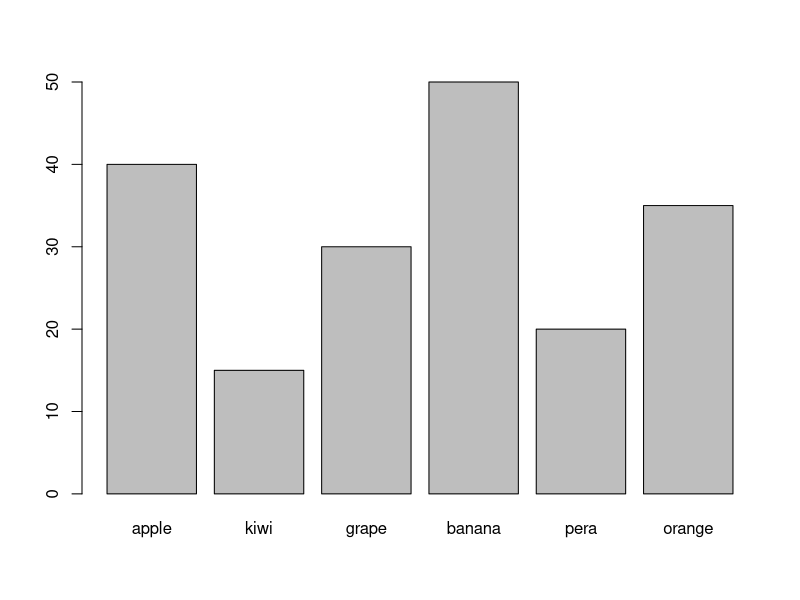
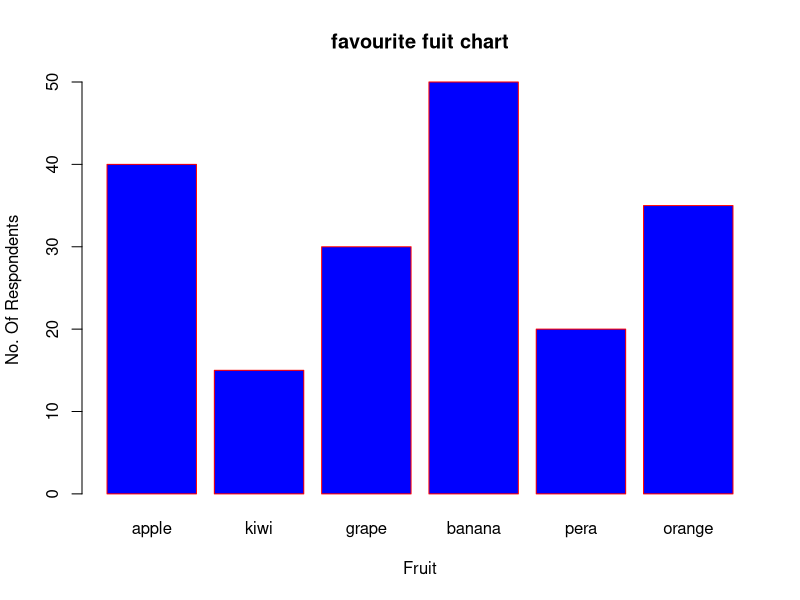
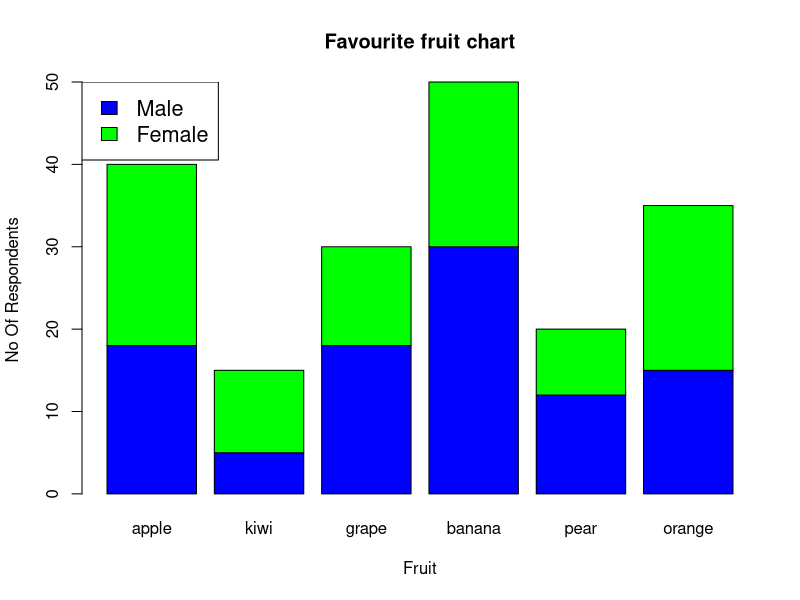
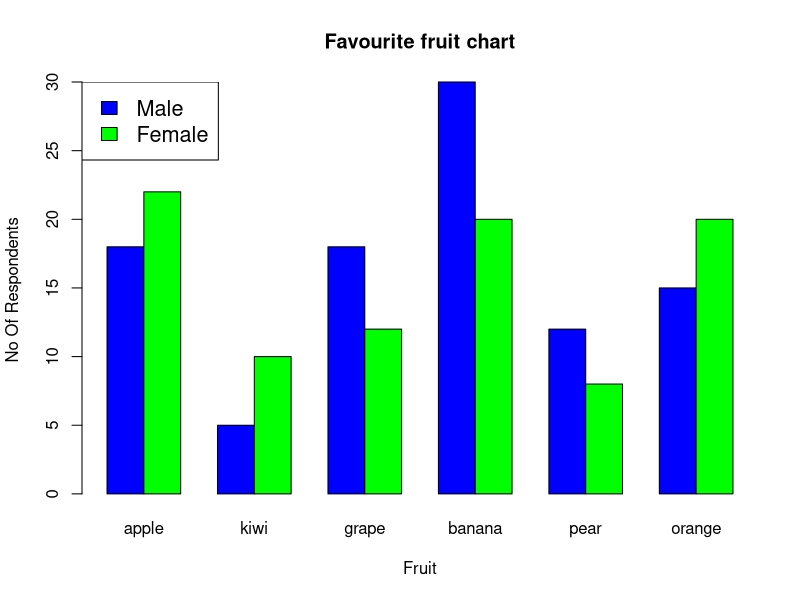

These charts were generated, in order, by the following R code:
# Create the data for the chart

x <- c(40,15,30,50,20,35)
lables <- c("apple", "kiwi", "grape", "banana", "pera", "orange")

# plot the bar chart

barplot(x, names.ar=lables)
barplot(x, names.ar=lables, xlab= "Fruit", ylab= "No. Of Respondents", col= "blue", main="favourite fuit chart", border= "red")


#stacked bar chart

Gender <- c("Male", "Female")
Fruit <- c("apple", "kiwi", 'grape', 'banana', "pear", "orange")

#create the matrix of the values 
Values <- matrix(c(18,5,18,30,12,15,22,10,12,20,8,20), nrow=2, ncol=6, byrow = TRUE)

#give colors
colors = c("blue", "green")

#create the bar chart
barplot (Values, main="Favourite fruit chart", names.arg=Fruit, xlab = "Fruit", ylab= "No Of Respondents", col = colors)

#add legend
legend ("topleft", Gender, cex= 1.3, fill = colors)

# Group Bar Chart

barplot (Values, main="Favourite fruit chart", names.arg=Fruit, xlab = "Fruit", ylab= "No Of Respondents", col = colors, beside= TRUE)
legend ("topleft", Gender, cex= 1.3, fill = colors)
